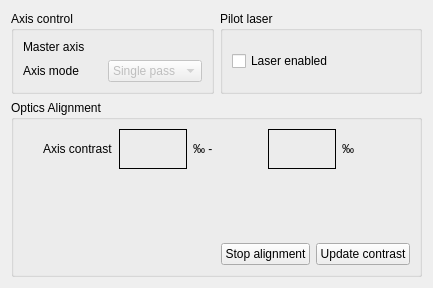
            <widget class="QWidget" name="tw_Alignment">
             <attribute name="title">
              <string>Alignment</string>
             </attribute>
             <layout class="QGridLayout" name="gridLayout_22">
              <item row="0" column="0">
               <layout class="QVBoxLayout" name="verticalLayout_6">
                <item>
                 <layout class="QHBoxLayout" name="horizontalLayout_4">
                  <item>
                   <widget class="QGroupBox" name="groupBox_4">
                    <property name="title">
                     <string>Axis control</string>
                    </property>
                    <layout class="QGridLayout" name="gridLayout_19">
                     <item row="0" column="0">
                      <layout class="QGridLayout" name="gridLayout_18">
                       <item row="0" column="0">
                        <widget class="QLabel" name="lbl_master_axis">
                         <property name="text">
                          <string>Master axis</string>
                         </property>
                        </widget>
                       </item>
                       <item row="0" column="1">
                        <widget class="QLabel" name="lbl_master_axis_value">
                         <property name="text">
                          <string/>
                         </property>
                        </widget>
                       </item>
                       <item row="1" column="0">
                        <widget class="QLabel" name="lbl_master_axis_mode">
                         <property name="text">
                          <string>Axis mode</string>
                         </property>
                        </widget>
                       </item>
                       <item row="1" column="1">
                        <widget class="QComboBox" name="comboBox_axis_mode">
                         <property name="enabled">
                          <bool>false</bool>
                         </property>
                         <item>
                          <property name="text">
                           <string>Single pass</string>
                          </property>
                         </item>
                         <item>
                          <property name="text">
                           <string>Dual Pass</string>
                          </property>
                         </item>
                        </widget>
                       </item>
                      </layout>
                     </item>
                    </layout>
                   </widget>
                  </item>
                  <item>
                   <widget class="QGroupBox" name="groupBox_pilot_laser">
                    <property name="title">
                     <string>Pilot laser</string>
                    </property>
                    <layout class="QGridLayout" name="gridLayout_20">
                     <item row="0" column="0">
                      <layout class="QVBoxLayout" name="verticalLayout_4">
                       <item>
                        <widget class="QCheckBox" name="cb_laser_enabled">
                         <property name="text">
                          <string>Laser enabled </string>
                         </property>
                        </widget>
                       </item>
                      </layout>
                     </item>
                    </layout>
                   </widget>
                  </item>
                 </layout>
                </item>
                <item>
                 <widget class="QGroupBox" name="groupBox_optics_align">
                  <property name="title">
                   <string>Optics Alignment</string>
                  </property>
                  <layout class="QGridLayout" name="gridLayout_21">
                   <item row="0" column="0">
                    <layout class="QVBoxLayout" name="verticalLayout_5">
                     <item>
                      <layout class="QHBoxLayout" name="horizontalLayout_5">
                       <item>
                        <spacer name="verticalSpacer_5">
                         <property name="orientation">
                          <enum>Qt::Vertical</enum>
                         </property>
                         <property name="sizeHint" stdset="0">
                          <size>
                           <width>20</width>
                           <height>40</height>
                          </size>
                         </property>
                        </spacer>
                       </item>
                       <item>
                        <widget class="QLabel" name="lbl_axis_contrast">
                         <property name="text">
                          <string>Axis contrast</string>
                         </property>
                        </widget>
                       </item>
                       <item>
                        <widget class="QLabel" name="lbl_contrast_min">
                         <property name="frameShape">
                          <enum>QFrame::Box</enum>
                         </property>
                         <property name="text">
                          <string/>
                         </property>
                        </widget>
                       </item>
                       <item>
                        <widget class="QLabel" name="lbl_axis_contrast_units1">
                         <property name="text">
                          <string>‰ -</string>
                         </property>
                        </widget>
                       </item>
                       <item>
                        <widget class="QLabel" name="lbl_contrast_max">
                         <property name="frameShape">
                          <enum>QFrame::Box</enum>
                         </property>
                         <property name="text">
                          <string/>
                         </property>
                        </widget>
                       </item>
                       <item>
                        <widget class="QLabel" name="lbl_axis_contrast_units2">
                         <property name="text">
                          <string>‰</string>
                         </property>
                        </widget>
                       </item>
                      </layout>
                     </item>
                     <item>
                      <spacer name="verticalSpacer_6">
                       <property name="orientation">
                        <enum>Qt::Vertical</enum>
                       </property>
                       <property name="sizeHint" stdset="0">
                        <size>
                         <width>20</width>
                         <height>68</height>
                        </size>
                       </property>
                      </spacer>
                     </item>
                     <item>
                      <layout class="QHBoxLayout" name="horizontalLayout_8">
                       <item>
                        <spacer name="horizontalSpacer_7">
                         <property name="orientation">
                          <enum>Qt::Horizontal</enum>
                         </property>
                         <property name="sizeHint" stdset="0">
                          <size>
                           <width>198</width>
                           <height>17</height>
                          </size>
                         </property>
                        </spacer>
                       </item>
                       <item>
                        <widget class="QPushButton" name="pb_align_stop">
                         <property name="text">
                          <string>Stop alignment</string>
                         </property>
                        </widget>
                       </item>
                       <item>
                        <widget class="QPushButton" name="pb_align_update">
                         <property name="text">
                          <string>Update contrast</string>
                         </property>
                        </widget>
                       </item>
                      </layout>
                     </item>
                    </layout>
                   </item>
                  </layout>
                 </widget>
                </item>
               </layout>
              </item>
             </layout>
            </widget>
